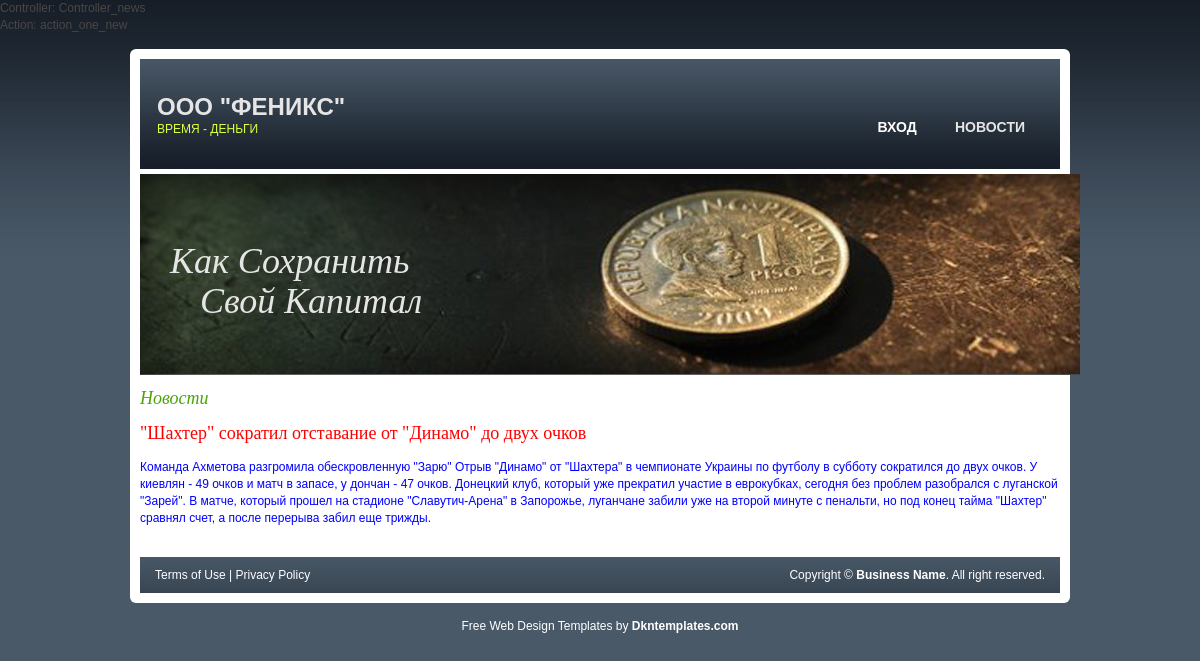
The page /news/one_new?article_id=54 on the database its author committed.
### tables this page shows
CREATE TABLE IF NOT EXISTS `news` (
  `id` int(2) NOT NULL AUTO_INCREMENT,
  `title` varchar(255) NOT NULL,
  `author` varchar(255) NOT NULL,
  `date` timestamp NOT NULL DEFAULT CURRENT_TIMESTAMP,
  `content` text NOT NULL,
  PRIMARY KEY (`id`)
);

### application/core/controller.php (called while the page is built, shortened)
<?php
class Controller {
	function generate($content_view, $template_view, $data)
	{
		include 'application/views/'.$template_view;
	}
}

### application/controllers/controller_news.php (called while the page is built, shortened)
<?php
class Controller_News extends Controller
{
	function action_one_new(){
		$model = $this->load_model('News');
		$data = $model -> get_one_new();
		$this->generate('oneNew_view.php', 'template_view.php', $data);
	}
}

### application/bootstrap.php (called while the page is built, shortened)
<?php
require_once 'core/controller.php';
require_once 'core/route.php';
Route::start();

### index.php (called while the page is built, shortened)
<?php session_start();
require_once 'application/bootstrap.php';

### application/models/model_news.php (called while the page is built, shortened)
<?php
class Model_News extends Model
{
	public function get_one_new()
	{
		$conn = $this->connectDb();
		$id = $_GET['article_id'];
		$res = $conn->query("SELECT * FROM news WHERE id='$id'");
		return $res;
	}
}

### application/views/oneNew_view.php (the view)
<h1><a href='/news'>Новости</a></h1>
<?php
while ($news = $data->fetch_assoc()) {
		echo "<h1 style = 'color:red'>".$news['title']."</h1><p style = 'color:#0000FF'>".$news['content']."</p>";
	}
?>

### css/style.css (style rules this page uses)
html,body,div,span,applet,object,iframe,h1,h2,h3,h4,h5,h6,p,blockquote,pre,a,abbr,acronym,address,big,cite,code,del,dfn,em,font,img,ins,kbd,q,s,samp,small,strike,strong,sub,sup,tt,var,b,u,i,center,dl,dt,dd,ol,ul,li,fieldset,form,label,legend,table,caption,tbody,tfoot,thead,tr,th,td { background: transparent; border: 0; font-size: 100%; margin: 0; outline: 0; padding: 0; vertical-align: baseline; }
body { background: #495968 url(../images/bg-body.jpg) repeat-x; color: #4a4747; font-family: Helvetica, Arial, sans-serif; font-size: 12px; }
h1,h2,h3,h4,h5,h6 { font-weight: normal; margin-bottom: 15px; }
h1 { color: #4a4747; font-family: Georgia, serif; font-size: 18px; }
p { margin: 0 0 15px 0; }
a { color: #4aa407; font-style: italic; text-decoration: none; }

### rows shown on the page
news: title "\"Шахтер\" сократил отставание от \"Динамо\" до двух очков", content "Команда Ахметова разгромила обескровленную \"Зарю\" Отрыв \"Динамо\" от \"Шахтера\" в чемпионате Украины по футболу в субботу сократился до двух очков. У киевлян - 49 очков и матч в запасе, у дончан - 47 очков. Донецкий клуб, который уже прекратил участие в еврокубках, сегодня без проблем разобрался с луганской \"Зарей\". В матче, который прошел на стадионе \"Славутич-Арена\" в Запорожье, луганчане забили уже на второй минуте с пенальти, но под конец тайма \"Шахтер\" сравнял счет, а после перерыва забил еще трижды."

### other values the page prints
$controller_name "Controller_news"
$action_name "action_one_new"
